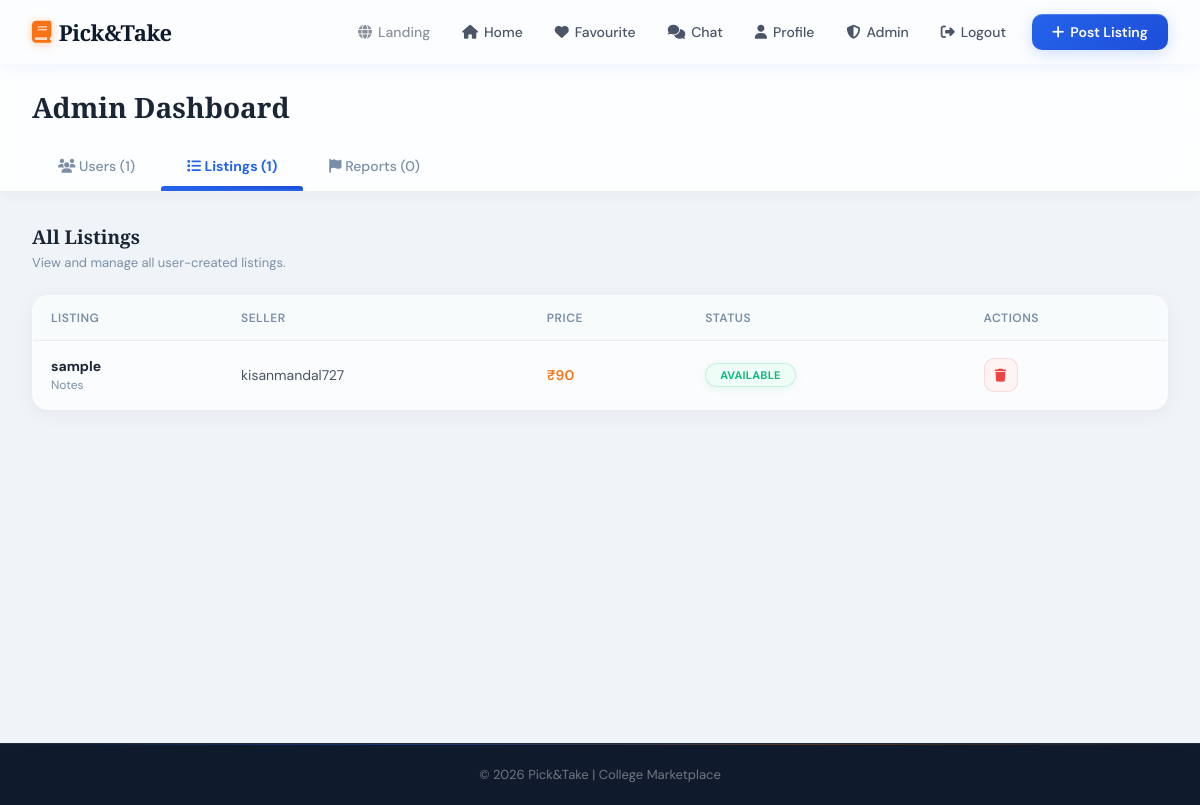
The app's page /admin?tab=listings (signed in) with its own data.
### tables this page shows
CREATE TABLE listings (
                id          TEXT PRIMARY KEY,
                title       TEXT NOT NULL,
                price       INTEGER DEFAULT 0,
                username    TEXT NOT NULL,
                image       TEXT DEFAULT '',
                category    TEXT NOT NULL,
                description TEXT DEFAULT '',
                pdf_file    TEXT DEFAULT '',
                sold        INTEGER DEFAULT 0,
                created_at  TIMESTAMP DEFAULT CURRENT_TIMESTAMP
            );

### app.py (the view)
@app.route("/admin")
@admin_required
def admin():
    tab = request.args.get("tab", "users")
    with get_db() as conn:
        cur = conn.cursor()
        cur.execute("SELECT * FROM users ORDER BY id")
        users_list = [dict(r) for r in cur.fetchall()]
        cur.execute("SELECT * FROM listings ORDER BY created_at DESC")
        listings_list = [dict(r) for r in cur.fetchall()]
        cur.execute("SELECT * FROM reports ORDER BY id DESC")
        reports_list = [dict(r) for r in cur.fetchall()]
    return render_template("admin.html", tab=tab, users_list=users_list,
                           listings_list=listings_list, reports_list=reports_list)

### app.py (called while the page is built)
def get_db():
    if USE_POSTGRES:
        conn = psycopg2.connect(
            DATABASE_URL,
            cursor_factory=psycopg2.extras.RealDictCursor
        )
        return conn
    else:
        return SQLiteConnWrapper("picktake.db")

def is_admin():
    return session.get("is_admin", False)

def admin_required(f):
    @wraps(f)
    def decorated(*args, **kwargs):
        if not is_admin():
            flash("Admin access required.", "error")
            return redirect(url_for("home"))
        return f(*args, **kwargs)
    return decorated

    def execute(self, sql, params=()):
        sql = sql.replace("%s", "?")
        self._cur.execute(sql, params)

    def fetchall(self):
        rows = self._cur.fetchall()
        if not rows:
            return []
        cols = [d[0] for d in self._cur.description]
        return [dict(zip(cols, r)) for r in rows]

    def cursor(self):
        return SQLiteCursor(self._conn)

    def __enter__(self):
        return self

    def __exit__(self, *args):
        self._conn.commit()
        self._conn.close()

### templates/admin.html (shortened to what this page needs)
{% extends "base.html" %}
{% block extra_css %}
  <link rel="stylesheet" href="{{ url_for('static', filename='css/admin.css') }}">
{% endblock %}
{% block content %}
<div class="admin-container">
  <div class="admin-header">
    <h1>Admin Dashboard</h1>
    <div class="admin-tabs">
      <a href="{{ url_for('admin', tab='users') }}"
         class="admin-tab {% if tab=='users' %}active{% endif %}">
        <i class="fa fa-users"></i> Users ({{ users_list|selectattr('is_admin','eq',0)|list|length }})
      </a>
      <a href="{{ url_for('admin', tab='listings') }}"
         class="admin-tab {% if tab=='listings' %}active{% endif %}">
        <i class="fa fa-list"></i> Listings ({{ listings_list|length }})
      </a>
      <a href="{{ url_for('admin', tab='reports') }}"
         class="admin-tab {% if tab=='reports' %}active{% endif %}">
        <i class="fa fa-flag"></i> Reports ({{ reports_list|selectattr('status','eq','pending')|list|length }})
      </a>
    </div>
  </div>
  <div class="admin-panel">
    {% if tab == 'users' %}
      <h2>All Users</h2>
      <p class="panel-sub">View and manage all registered users.</p>
      <table class="admin-table">
        <thead>
          <tr><th>User</th><th>Email</th><th>College</th><th>Status</th><th>Actions</th></tr>
        </thead>
        <tbody>
          {% for u in users_list %}{% if not u.is_admin %}
          <tr class="{% if u.banned %}banned-row{% endif %}">
            <td>
              <div class="user-cell">
                <div class="table-avatar">{{ u.name[0]|upper }}</div>
                <div>
                  <strong>{{ u.name }}</strong>
                  <p>@{{ u.username }}</p>
                </div>
              </div>
            </td>
            <td>{{ u.email }}</td>
            <td>{{ u.college or '—' }}</td>
            <td>
              <span class="status-badge {% if u.banned %}badge-sold{% else %}badge-available{% endif %}">
                {{ 'BANNED' if u.banned else 'ACTIVE' }}
              </span>
            </td>
            <td>
              <form method="POST" action="{{ url_for('admin_ban', user_id=u.id) }}"
                    onsubmit="return confirm('{{ 'Unban' if u.banned else 'Ban' }} {{ u.name }}?')">
                <button type="submit"
                        class="icon-btn {% if u.banned %}btn-unban{% else %}btn-ban{% endif %}"
                        title="{{ 'Unban' if u.banned else 'Ban' }}">
                  <i class="fa {% if u.banned %}fa-eye{% else %}fa-eye-slash{% endif %}"></i>
                </button>
              </form>
            </td>
          </tr>
          {% endif %}{% endfor %}
        </tbody>
      </table>
    {% elif tab == 'listings' %}
      <h2>All Listings</h2>
      <p class="panel-sub">View and manage all user-created listings.</p>
      <table class="admin-table">
        <thead>
          <tr><th>Listing</th><th>Seller</th><th>Price</th><th>Status</th><th>Actions</th></tr>
        </thead>
        <tbody>
          {% for l in listings_list %}
          <tr>
            <td>
              <div class="listing-cell">
                <div>
                  <strong>{{ l.title }}</strong>
                  <p>{{ l.category }}</p>
                </div>
              </div>
            </td>
            <td>{{ l.username }}</td>
            <td style="color:var(--orange);font-weight:600;">₹{{ l.price }}</td>
            <td>
              <span class="status-badge {% if l.sold %}badge-sold{% else %}badge-available{% endif %}">
                {{ 'SOLD' if l.sold else 'AVAILABLE' }}
              </span>
            </td>
            <td>
              <form method="POST" action="{{ url_for('admin_delete_listing', listing_id=l.id) }}"
                    onsubmit="return confirm('Delete {{ l.title }}?')">
                <button type="submit" class="icon-btn btn-ban" title="Delete">
                  <i class="fa fa-trash"></i>
                </button>
              </form>
            </td>
          </tr>
          {% endfor %}
        </tbody>
      </table>
    {% endif %}
  </div>
</div>
{% endblock %}

### static/css/common.css (style rules this page uses)
:root { --bg: #f0f4f8; --bg2: #e8eef5; --surface: #ffffff; --surface2: #f7fafc; --border: #d1dce8; --border2: #c0cfde; --text: #1a2535; --text2: #4a5568; --text3: #7a8fa6; --accent: #2563eb; --accent2: #1d4ed8; --accent-light: #eff6ff; --accent-glow: rgba(37,99,235,0.2); --orange: #f97316; --orange-light: #fff7ed; --green: #10b981; --green-light: #ecfdf5; --red: #ef4444; --red-light: #fef2f2; --header-h: 64px; --shadow-sm: 0 1px 3px rgba(0,0,0,0.08), 0 1px 2px rgba(0,0,0,0.04); --shadow: 0 4px 24px rgba(0,0,0,0.08); --shadow-lg: 0 12px 48px rgba(0,0,0,0.12); --shadow-glow: 0 8px 32px rgba(37,99,235,0.25); --radius: 14px; --radius-sm: 9px; --navy: #0f1b2d; }
*, *::before, *::after { box-sizing: border-box; margin: 0; padding: 0; }
html { height: 100%; overflow-x: hidden; scroll-behavior: smooth; }
body { display: flex; flex-direction: column; min-height: 100vh; overflow-x: hidden; max-width: 100vw; font-family: 'DM Sans', 'Segoe UI', system-ui, sans-serif; background: var(--bg); color: var(--text); perspective: 1200px; }

### static/css/admin.css (style rules this page uses)
.admin-container { flex: 1; display: flex; flex-direction: column; overflow: hidden; max-width: 100%; min-height: calc(100vh - 64px - 57px); }
.admin-header { padding: 24px 32px 0; background: rgba(255,255,255,0.85); backdrop-filter: blur(20px) saturate(160%); -webkit-backdrop-filter: blur(20px) saturate(160%); border-bottom: 1px solid rgba(0,0,0,0.06); flex-shrink: 0; box-shadow: 0 2px 16px rgba(0,0,0,0.04); }
.admin-header h1 { color: var(--text); font-size: 28px; font-weight: 800; margin: 0 0 18px; font-family: 'Playfair Display', serif; }
.admin-tabs { display: flex; gap: 0; }
.admin-tab { padding: 13px 26px; color: var(--text3); text-decoration: none; font-size: 14px; font-weight: 500; border-bottom: 3px solid transparent; transition: all 0.25s ease; white-space: nowrap; position: relative; }
.admin-tab.active { color: var(--accent); border-bottom-color: var(--accent); font-weight: 700; }
.admin-tab.active::after { content: ''; position: absolute; bottom: -1px; left: 0; right: 0; height: 3px; background: linear-gradient(90deg, var(--accent), var(--accent2)); border-radius: 3px 3px 0 0; }
.admin-panel { flex: 1; overflow-y: auto; padding: 32px 32px; animation: panelFadeIn 0.4s ease both; }
.admin-panel h2 { color: var(--text); font-size: 19px; font-weight: 700; margin: 0 0 4px; font-family: 'Playfair Display', serif; }
.panel-sub { color: var(--text3); font-size: 13px; margin: 0 0 24px; }
.admin-table { width: 100%; border-collapse: collapse; font-size: 14px; background: rgba(255,255,255,0.7); backdrop-filter: blur(8px); border-radius: 16px; overflow: hidden; box-shadow: 0 4px 20px rgba(0,0,0,0.05); border: 1px solid rgba(0,0,0,0.06); }
.admin-table thead th { text-align: left; color: var(--text3); font-weight: 600; padding: 14px 18px; border-bottom: 1px solid rgba(0,0,0,0.06); font-size: 12px; text-transform: uppercase; letter-spacing: 0.5px; background: rgba(247,250,252,0.8); }
.admin-table tbody tr { border-bottom: 1px solid rgba(0,0,0,0.04); transition: all 0.2s ease; }
.admin-table tbody tr:last-child { border-bottom: none; }
.admin-table td { padding: 16px 18px; color: var(--text2); vertical-align: middle; }
.listing-cell { display: flex; align-items: center; gap: 14px; }
.listing-cell strong { color: var(--text); font-size: 14px; }
.listing-cell p { color: var(--text3); font-size: 12px; margin: 2px 0 0; }
.status-badge { padding: 4px 14px; border-radius: 24px; font-size: 11px; font-weight: 700; letter-spacing: 0.3px; display: inline-block; }
.badge-available { background: rgba(236,253,245,0.8); color: var(--green); border: 1px solid rgba(16,185,129,0.2); box-shadow: 0 2px 8px rgba(16,185,129,0.1); }
.icon-btn { width: 34px; height: 34px; border: none; border-radius: 10px; cursor: pointer; display: flex; align-items: center; justify-content: center; font-size: 13px; transition: all 0.3s cubic-bezier(0.34, 1.56, 0.64, 1); }
.btn-ban { background: rgba(254,242,242,0.8); color: var(--red); border: 1px solid rgba(239,68,68,0.15); }

### records on screen
listings: title "sample", category "Notes", username "kisanmandal727", price "90", sold "AVAILABLE"

### other values on screen
{{ users_list|selectattr('is_admin','eq',0)|list|length }} "1"
{{ listings_list|length }} "1"
{{ reports_list|selectattr('status','eq','pending')|list|length }} "0"
